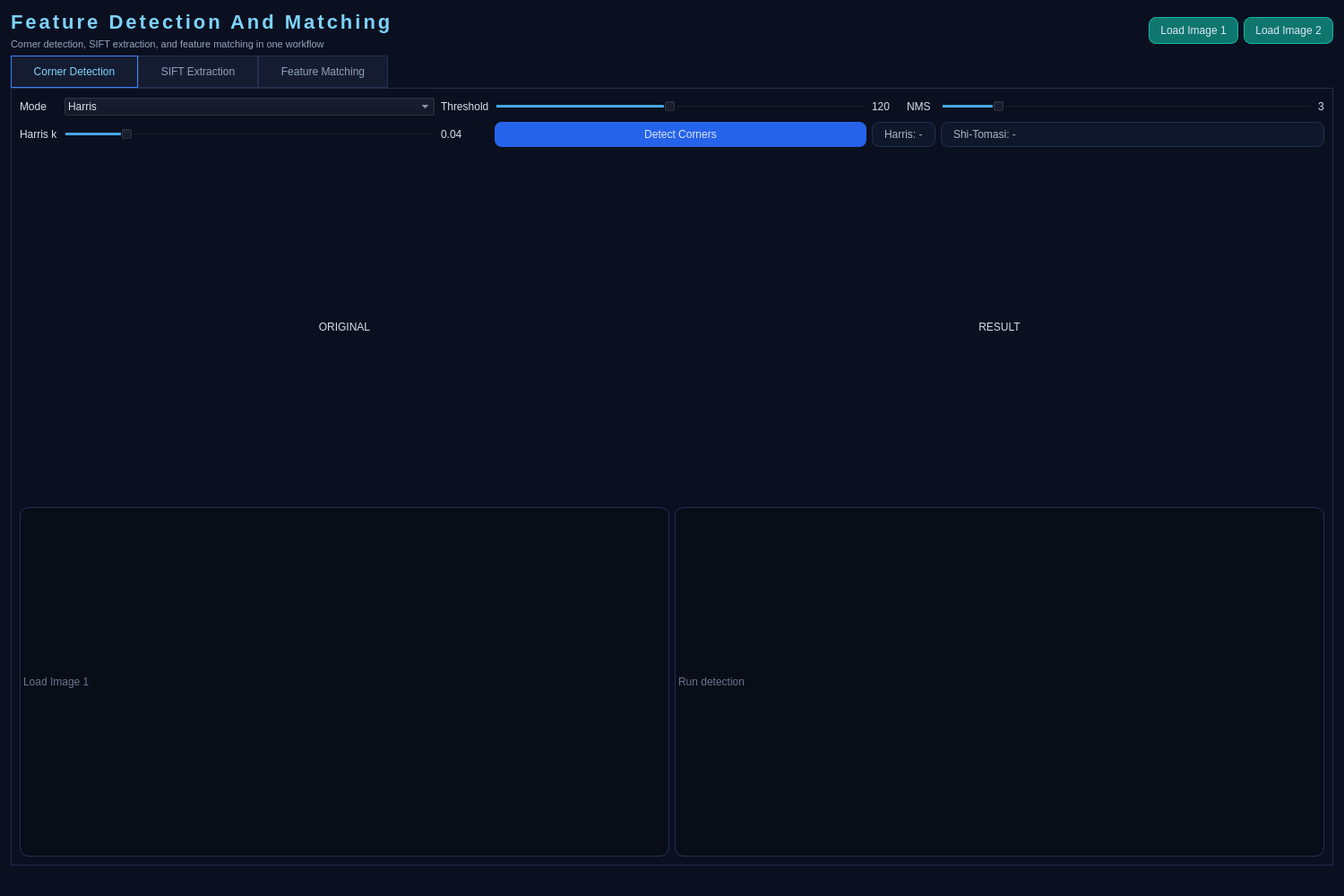
<?xml version="1.0" encoding="UTF-8"?>
<ui version="4.0">
 <class>MainWindow</class>
 <widget class="QMainWindow" name="MainWindow">
  <property name="geometry">
   <rect>
    <x>0</x>
    <y>0</y>
    <width>1500</width>
    <height>1000</height>
   </rect>
  </property>
  <property name="windowTitle">
   <string>Vision Lab - Feature Detection &amp; Matching</string>
  </property>
  <property name="styleSheet">
   <string notr="true">QMainWindow, QWidget { background: #0b1020; color: #d7deea; font-family: "Segoe UI"; font-size: 12px; }
QTabWidget::pane { border: 1px solid #22304f; background: #0f1526; }
QTabBar::tab { background: #151c31; color: #8ea0be; border: 1px solid #22304f; padding: 10px 18px; }
QTabBar::tab:selected { color: #7dd3fc; border-color: #3b82f6; }
QPushButton { background: #1a2440; color: #dce6f7; border: 1px solid #2f3f66; border-radius: 8px; padding: 7px 12px; }
QPushButton#btnLoadImage1, QPushButton#btnLoadImage2 { background: #0f766e; border-color: #14b8a6; }
QPushButton#btnDetectCorners, QPushButton#btnRunSift, QPushButton#btnMatchFeatures { background: #2563eb; border: none; }
QLabel#cornerDisplayOriginal, QLabel#cornerDisplayResult, QLabel#siftDisplayOriginal, QLabel#siftDisplayCorners, QLabel#siftDisplayFeatures, QLabel#matchDisplayLoaded, QLabel#matchDisplayFeature { background: #080d18; border: 1px solid #22304f; border-radius: 10px; qproperty-alignment: AlignCenter; color: #67758f; min-width: 240px; min-height: 240px; }
QLabel#cornerStatsHarris, QLabel#cornerStatsShiTomasi, QLabel#siftInfo, QLabel#matchInfo, QLabel#matchROIInfo { background: #0f172a; border: 1px solid #22304f; border-radius: 8px; padding: 6px 10px; color: #a6b4ca; }
QLabel#appTitle { font-size: 22px; font-weight: 800; letter-spacing: 3px; color: #7dd3fc; }
QLabel#appSubtitle { color: #93a4bf; font-size: 11px; }</string>
  </property>
  <widget class="QWidget" name="centralwidget">
   <layout class="QVBoxLayout" name="rootLayout">
    <property name="leftMargin"><number>12</number></property>
    <property name="topMargin"><number>12</number></property>
    <property name="rightMargin"><number>12</number></property>
    <property name="bottomMargin"><number>12</number></property>
    <item>
     <layout class="QHBoxLayout" name="headerLayout">
      <item>
       <layout class="QVBoxLayout" name="headerTextLayout">
        <item><widget class="QLabel" name="appTitle"><property name="text"><string>Feature Detection And Matching</string></property></widget></item>
        <item><widget class="QLabel" name="appSubtitle"><property name="text"><string>Corner detection, SIFT extraction, and feature matching in one workflow</string></property></widget></item>
       </layout>
      </item>
      <item><spacer name="headerSpacer"><property name="orientation"><enum>Qt::Horizontal</enum></property><property name="sizeHint" stdset="0"><size><width>40</width><height>20</height></size></property></spacer></item>
      <item><widget class="QPushButton" name="btnLoadImage1"><property name="text"><string>Load Image 1</string></property></widget></item>
      <item><widget class="QPushButton" name="btnLoadImage2"><property name="text"><string>Load Image 2</string></property></widget></item>
     </layout>
    </item>
    <item>
     <widget class="QTabWidget" name="tabWidget">
      <widget class="QWidget" name="tabCorners">
       <attribute name="title"><string>  Corner Detection  </string></attribute>
       <layout class="QVBoxLayout" name="tab1Root">
        <item>
         <layout class="QGridLayout" name="tab1ParamsGrid">
          <item row="0" column="0"><widget class="QLabel" name="labelCornerMode"><property name="text"><string>Mode</string></property></widget></item>
          <item row="0" column="1"><widget class="QComboBox" name="cornerModeCombo"><item><property name="text"><string>Harris</string></property></item><item><property name="text"><string>Shi-Tomasi</string></property></item></widget></item>
          <item row="0" column="2"><widget class="QLabel" name="labelCornerThreshold"><property name="text"><string>Threshold</string></property></widget></item>
          <item row="0" column="3"><widget class="QSlider" name="cornerThresholdSlider"><property name="minimum"><number>1</number></property><property name="maximum"><number>254</number></property><property name="value"><number>120</number></property><property name="orientation"><enum>Qt::Horizontal</enum></property></widget></item>
          <item row="0" column="4"><widget class="QLabel" name="cornerThresholdVal"><property name="text"><string>120</string></property></widget></item>
          <item row="0" column="5"><widget class="QLabel" name="labelNms"><property name="text"><string>NMS</string></property></widget></item>
          <item row="0" column="6"><widget class="QSlider" name="nmsWindowSlider"><property name="minimum"><number>1</number></property><property name="maximum"><number>15</number></property><property name="value"><number>3</number></property><property name="orientation"><enum>Qt::Horizontal</enum></property></widget></item>
          <item row="0" column="7"><widget class="QLabel" name="nmsWindowVal"><property name="text"><string>3</string></property></widget></item>
          <item row="1" column="0"><widget class="QLabel" name="labelHarrisK"><property name="text"><string>Harris k</string></property></widget></item>
          <item row="1" column="1"><widget class="QSlider" name="harrisKSlider"><property name="minimum"><number>1</number></property><property name="maximum"><number>20</number></property><property name="value"><number>4</number></property><property name="orientation"><enum>Qt::Horizontal</enum></property></widget></item>
          <item row="1" column="2"><widget class="QLabel" name="harrisKVal"><property name="text"><string>0.04</string></property></widget></item>
          <item row="1" column="3"><widget class="QPushButton" name="btnDetectCorners"><property name="text"><string>Detect Corners</string></property></widget></item>
          <item row="1" column="4" colspan="2"><widget class="QLabel" name="cornerStatsHarris"><property name="text"><string>Harris: -</string></property></widget></item>
          <item row="1" column="6" colspan="2"><widget class="QLabel" name="cornerStatsShiTomasi"><property name="text"><string>Shi-Tomasi: -</string></property></widget></item>
         </layout>
        </item>
        <item>
         <layout class="QHBoxLayout" name="tab1ImagesLayout">
          <item><layout class="QVBoxLayout" name="tab1Img1"><item><widget class="QLabel" name="labelCornerOriginal"><property name="text"><string>ORIGINAL</string></property><property name="alignment"><set>Qt::AlignCenter</set></property></widget></item><item><widget class="ZoomableImageLabel" name="cornerDisplayOriginal"><property name="text"><string>Load Image 1</string></property></widget></item></layout></item>
          <item><layout class="QVBoxLayout" name="tab1Img2"><item><widget class="QLabel" name="labelCornerResult"><property name="text"><string>RESULT</string></property><property name="alignment"><set>Qt::AlignCenter</set></property></widget></item><item><widget class="ZoomableImageLabel" name="cornerDisplayResult"><property name="text"><string>Run detection</string></property></widget></item></layout></item>
         </layout>
        </item>
       </layout>
      </widget>
      <widget class="QWidget" name="tabSift">
       <attribute name="title"><string>  SIFT Extraction  </string></attribute>
       <layout class="QVBoxLayout" name="tab2Root">
        <item>
         <layout class="QGridLayout" name="tab2ParamsGrid">
          <item row="0" column="0"><widget class="QLabel" name="labelSiftCorner"><property name="text"><string>Corner Mode</string></property></widget></item>
          <item row="0" column="1"><widget class="QComboBox" name="siftCornerModeCombo"><item><property name="text"><string>Harris</string></property></item><item><property name="text"><string>Shi-Tomasi</string></property></item></widget></item>
          <item row="0" column="2"><widget class="QLabel" name="labelSiftContrast"><property name="text"><string>Contrast</string></property></widget></item>
          <item row="0" column="3"><widget class="QSlider" name="siftContrastSlider"><property name="minimum"><number>1</number></property><property name="maximum"><number>30</number></property><property name="value"><number>7</number></property><property name="orientation"><enum>Qt::Horizontal</enum></property></widget></item>
          <item row="0" column="4"><widget class="QLabel" name="siftContrastVal"><property name="text"><string>0.007</string></property></widget></item>
          <item row="0" column="5"><widget class="QLabel" name="labelSiftOct"><property name="text"><string>Octaves</string></property></widget></item>
          <item row="0" column="6"><widget class="QSlider" name="siftOctavesSlider"><property name="minimum"><number>1</number></property><property name="maximum"><number>6</number></property><property name="value"><number>4</number></property><property name="orientation"><enum>Qt::Horizontal</enum></property></widget></item>
          <item row="0" column="7"><widget class="QLabel" name="siftOctavesVal"><property name="text"><string>4</string></property></widget></item>
          <item row="1" column="0"><widget class="QLabel" name="labelSiftScale"><property name="text"><string>Scales</string></property></widget></item>
          <item row="1" column="1"><widget class="QSlider" name="siftScalesSlider"><property name="minimum"><number>2</number></property><property name="maximum"><number>6</number></property><property name="value"><number>3</number></property><property name="orientation"><enum>Qt::Horizontal</enum></property></widget></item>
          <item row="1" column="2"><widget class="QLabel" name="siftScalesVal"><property name="text"><string>3</string></property></widget></item>
          <item row="1" column="3"><widget class="QPushButton" name="btnRunSift"><property name="text"><string>Run SIFT</string></property></widget></item>
          <item row="1" column="4" colspan="4"><widget class="QLabel" name="siftInfo"><property name="text"><string>Keypoints: -  |  Time: - ms</string></property></widget></item>
         </layout>
        </item>
        <item>
         <layout class="QHBoxLayout" name="tab2ImagesLayout">
          <item><layout class="QVBoxLayout" name="tab2Img1"><item><widget class="QLabel" name="labelSiftOriginal"><property name="text"><string>ORIGINAL</string></property><property name="alignment"><set>Qt::AlignCenter</set></property></widget></item><item><widget class="ZoomableImageLabel" name="siftDisplayOriginal"><property name="text"><string>Load Image 1</string></property></widget></item></layout></item>
          <item><layout class="QVBoxLayout" name="tab2Img2"><item><widget class="QLabel" name="labelSiftCorners"><property name="text"><string>CORNERS</string></property><property name="alignment"><set>Qt::AlignCenter</set></property></widget></item><item><widget class="ZoomableImageLabel" name="siftDisplayCorners"><property name="text"><string>Corners appear here</string></property></widget></item></layout></item>
          <item><layout class="QVBoxLayout" name="tab2Img3"><item><widget class="QLabel" name="labelSiftFeat"><property name="text"><string>SIFT FEATURES</string></property><property name="alignment"><set>Qt::AlignCenter</set></property></widget></item><item><widget class="ZoomableImageLabel" name="siftDisplayFeatures"><property name="text"><string>SIFT features appear here</string></property></widget></item></layout></item>
         </layout>
        </item>
       </layout>
      </widget>
      <widget class="QWidget" name="tabMatching">
       <attribute name="title"><string>  Feature Matching  </string></attribute>
       <layout class="QVBoxLayout" name="tab3Root">
        <item>
         <layout class="QGridLayout" name="tab3ParamsGrid">
          <item row="0" column="0" colspan="2"><widget class="QLabel" name="matchROIInfo"><property name="text"><string>Draw ROI on feature image, then match to image 2.</string></property></widget></item>
          <item row="1" column="0"><widget class="QPushButton" name="btnRemoveLastROI"><property name="text"><string>Undo ROI</string></property></widget></item>
          <item row="1" column="1"><widget class="QPushButton" name="btnClearROI"><property name="text"><string>Clear ROIs</string></property></widget></item>
          <item row="0" column="2"><widget class="QLabel" name="labelMatchMethod"><property name="text"><string>Method</string></property></widget></item>
          <item row="0" column="3"><widget class="QComboBox" name="matchMethodCombo"><item><property name="text"><string>SSD</string></property></item><item><property name="text"><string>NCC</string></property></item></widget></item>
          <item row="0" column="4"><widget class="QLabel" name="labelMatchThreshold"><property name="text"><string>Threshold</string></property></widget></item>
          <item row="0" column="5"><widget class="QSlider" name="matchRatioSlider"><property name="minimum"><number>50</number></property><property name="maximum"><number>95</number></property><property name="value"><number>80</number></property><property name="orientation"><enum>Qt::Horizontal</enum></property></widget></item>
          <item row="0" column="6"><widget class="QLabel" name="matchRatioVal"><property name="text"><string>0.80</string></property></widget></item>
          <item row="1" column="5"><widget class="QLabel" name="labelMatchHint"><property name="text"><string>SSD ratio or NCC min correlation</string></property></widget></item>
          <item row="0" column="7" rowspan="2"><widget class="QPushButton" name="btnMatchFeatures"><property name="text"><string>Run Match</string></property></widget></item>
          <item row="0" column="8" rowspan="2"><widget class="QLabel" name="matchInfo"><property name="text"><string>Matches: -  |  Inliers: -  |  Time: - ms</string></property></widget></item>
         </layout>
        </item>
        <item>
         <layout class="QHBoxLayout" name="tab3ImagesLayout">
          <item>
           <layout class="QVBoxLayout" name="tab3ImgFeature">
            <item><widget class="QLabel" name="labelMatchFeature"><property name="text"><string>FEATURE IMAGE (PROJECTION TARGET)</string></property><property name="alignment"><set>Qt::AlignCenter</set></property></widget></item>
            <item>
             <widget class="InteractiveLabel" name="matchDisplayFeature">
              <property name="text"><string>Run SIFT first</string></property>
              <property name="alignment"><set>Qt::AlignCenter</set></property>
             </widget>
            </item>
           </layout>
          </item>
          <item>
           <layout class="QVBoxLayout" name="tab3ImgLoaded">
            <item><widget class="QLabel" name="labelMatchLoaded"><property name="text"><string>IMAGE 2</string></property><property name="alignment"><set>Qt::AlignCenter</set></property></widget></item>
            <item><widget class="ZoomableImageLabel" name="matchDisplayLoaded"><property name="text"><string>Load Image 2</string></property></widget></item>
           </layout>
          </item>
         </layout>
        </item>
       </layout>
      </widget>
     </widget>
    </item>
   </layout>
  </widget>
  <widget class="QStatusBar" name="statusBar"/>
 </widget>
 <customwidgets>
  <customwidget>
   <class>ZoomableImageLabel</class>
   <extends>QLabel</extends>
   <header>ui/zoomable_image.hpp</header>
  </customwidget>
  <customwidget>
   <class>InteractiveLabel</class>
   <extends>QLabel</extends>
   <header>ui/interactive_label.h</header>
  </customwidget>
 </customwidgets>
 <resources/>
 <connections/>
</ui>
